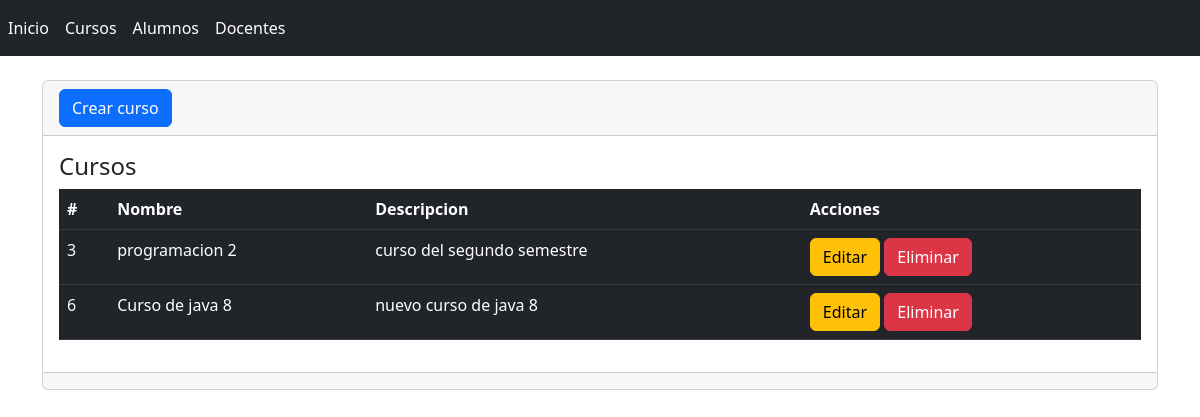
Page /cursos on the earlier database version.
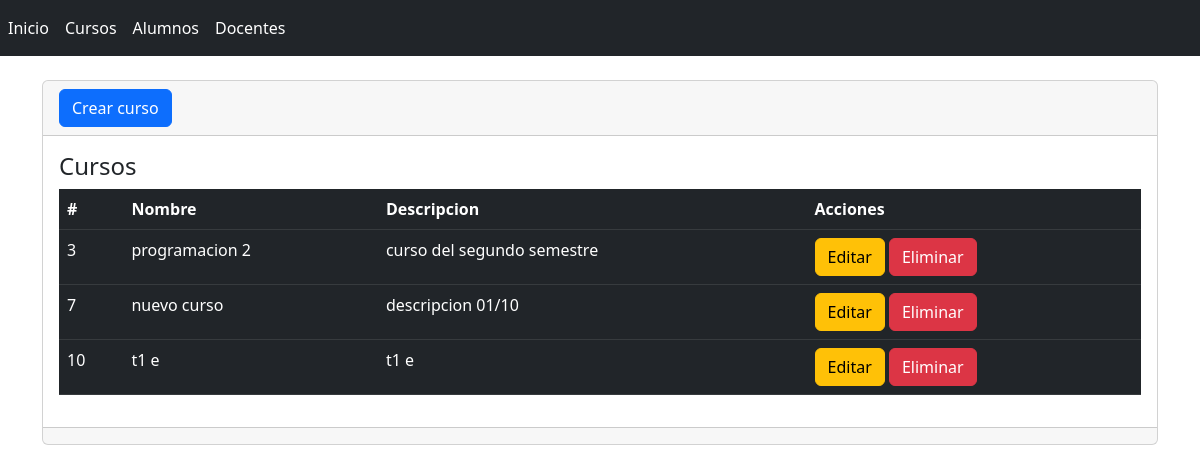
Same page on the later database version.
### universidad/models.py (models this page shows, shortened)
class Curso(models.Model):
    id = models.AutoField(primary_key=True)#id auto_increment
    nombre= models.CharField(max_length=255,verbose_name="Nombre")#campo de texto
    descripcion= models.TextField(null=False,verbose_name="Descripcion")

### universidad/views.py (the view)
# urls.py: path('cursos',views.cursos,name='cursos'),
def cursos(request):
    cursos=Curso.objects.all()#se consulta los cursos
    return render(request, 'cursos/index.html',{'cursos': cursos})#nombre y valor

### universidad/templates/cursos/index.html (shortened to what this page needs)
{% extends "base.html" %}
{% block contenido %}
<div class="card">
    <div class="card-header">
        <a name="" id="" class="btn btn-primary" href="{% url 'crear' %}" role="button">Crear curso</a>
    </div>
    <div class="card-body">
        <h4 class="card-title">Cursos</h4>
        <div class="table-responsive">
            <table class="table table-dark">
                <thead>
                    <tr>
                        <th scope="col">#</th>
                        <th scope="col">Nombre</th>
                        <th scope="col">Descripcion</th>
                        <th scope="col">Acciones</th>
                    </tr>
                </thead>
                <tbody>
                    {% for curso in cursos %}
                    <tr>
                        <td>{{ curso.id }}</td>
                        <td>{{ curso.nombre }}</td>
                        <td>{{ curso.descripcion }}</td>
                        <td>
                            <a name="" id="" class="btn btn-warning" href="{% url 'editar' curso.id %}" role="button">Editar</a>
                            <a name="" id="" class="btn btn-danger" href="{% url 'eliminar' curso.id %}" role="button">Eliminar</a>
                        </td>
                    </tr>
                    {% endfor %}
                </tbody>
            </table>
        </div>
    </div>
    <div class="card-footer text-muted">
    </div>
</div>
{% endblock %}

### alumno/templates/base.html (shortened to what this page needs)
{% load static %}
<!doctype html>
<html lang="en">
<head>
  <link rel="stylesheet" href="https://cdn.jsdelivr.net/npm/bootstrap@5.2.0/dist/css/bootstrap.min.css"
>
</head>
<body>
    <nav class="navbar navbar-expand navbar-dark bg-dark">
        <div class="nav navbar-nav">
            <a class="nav-item nav-link active" href="{% url 'inicio' %}">Inicio</a>
            <a class="nav-item nav-link active" href="{% url 'cursos' %}">Cursos</a>
            <a class="nav-item nav-link active" href="{% url 'alumnos' %}">Alumnos</a>
            <a class="nav-item nav-link active" href="{% url 'docentes' %}">Docentes</a>
        </div>
    </nav>
    <div class="container">
        <div class="row">
            <div class="col-12">
              <br>
                {% block contenido %}  {% endblock %}
            </div>
        </div>
    </div>
</body>
</html>

Differences in the rows shown:
removed Curso: id "6", nombre "Curso de java 8", descripcion "nuevo curso de java 8"
added Curso: id "7", nombre "nuevo curso", descripcion "descripcion 01/10"
added Curso: id "10", nombre "t1 e", descripcion "t1 e"
